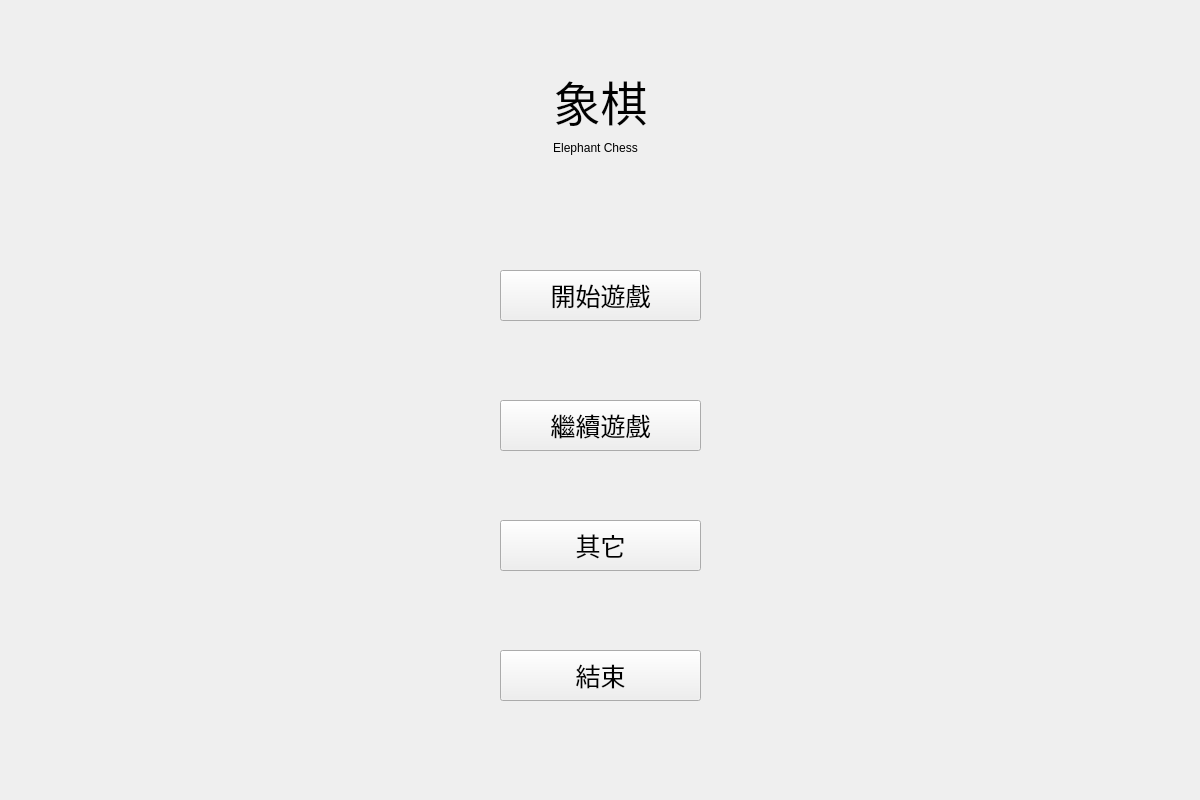
<?xml version="1.0" encoding="UTF-8"?>
<ui version="4.0">
 <class>Chinese_ChessClass</class>
 <widget class="QWidget" name="Chinese_ChessClass">
  <property name="geometry">
   <rect>
    <x>0</x>
    <y>0</y>
    <width>1200</width>
    <height>800</height>
   </rect>
  </property>
  <property name="windowTitle">
   <string>Chinese_Chess</string>
  </property>
  <widget class="QStackedWidget" name="stackedWidget">
   <property name="geometry">
    <rect>
     <x>0</x>
     <y>0</y>
     <width>1200</width>
     <height>800</height>
    </rect>
   </property>
   <property name="autoFillBackground">
    <bool>true</bool>
   </property>
   <property name="currentIndex">
    <number>0</number>
   </property>
   <widget class="QWidget" name="page_0">
    <property name="autoFillBackground">
     <bool>true</bool>
    </property>
    <widget class="QPushButton" name="pushButton_Start">
     <property name="geometry">
      <rect>
       <x>500</x>
       <y>270</y>
       <width>201</width>
       <height>51</height>
      </rect>
     </property>
     <property name="font">
      <font>
       <pointsize>19</pointsize>
      </font>
     </property>
     <property name="text">
      <string>開始遊戲</string>
     </property>
    </widget>
    <widget class="QPushButton" name="pushButton_Load">
     <property name="geometry">
      <rect>
       <x>500</x>
       <y>400</y>
       <width>201</width>
       <height>51</height>
      </rect>
     </property>
     <property name="font">
      <font>
       <pointsize>19</pointsize>
      </font>
     </property>
     <property name="text">
      <string>繼續遊戲</string>
     </property>
    </widget>
    <widget class="QPushButton" name="pushButton_Other">
     <property name="geometry">
      <rect>
       <x>500</x>
       <y>520</y>
       <width>201</width>
       <height>51</height>
      </rect>
     </property>
     <property name="font">
      <font>
       <pointsize>19</pointsize>
      </font>
     </property>
     <property name="text">
      <string>其它</string>
     </property>
    </widget>
    <widget class="QPushButton" name="pushButton_Exit">
     <property name="geometry">
      <rect>
       <x>500</x>
       <y>650</y>
       <width>201</width>
       <height>51</height>
      </rect>
     </property>
     <property name="font">
      <font>
       <pointsize>19</pointsize>
      </font>
     </property>
     <property name="text">
      <string>結束</string>
     </property>
    </widget>
    <widget class="QLabel" name="label">
     <property name="geometry">
      <rect>
       <x>410</x>
       <y>70</y>
       <width>381</width>
       <height>61</height>
      </rect>
     </property>
     <property name="font">
      <font>
       <pointsize>35</pointsize>
      </font>
     </property>
     <property name="text">
      <string>象棋</string>
     </property>
     <property name="alignment">
      <set>Qt::AlignCenter</set>
     </property>
    </widget>
    <widget class="QLabel" name="label_2">
     <property name="geometry">
      <rect>
       <x>520</x>
       <y>140</y>
       <width>151</width>
       <height>16</height>
      </rect>
     </property>
     <property name="text">
      <string>Elephant Chess</string>
     </property>
     <property name="alignment">
      <set>Qt::AlignCenter</set>
     </property>
    </widget>
   </widget>
   <widget class="QWidget" name="page_1">
    <property name="autoFillBackground">
     <bool>true</bool>
    </property>
    <widget class="QPushButton" name="pushButton_Back">
     <property name="geometry">
      <rect>
       <x>1050</x>
       <y>720</y>
       <width>111</width>
       <height>51</height>
      </rect>
     </property>
     <property name="font">
      <font>
       <pointsize>16</pointsize>
      </font>
     </property>
     <property name="text">
      <string>儲存並返回</string>
     </property>
    </widget>
    <widget class="QTextBrowser" name="textBrowser">
     <property name="geometry">
      <rect>
       <x>930</x>
       <y>140</y>
       <width>256</width>
       <height>41</height>
      </rect>
     </property>
     <property name="font">
      <font>
       <pointsize>15</pointsize>
      </font>
     </property>
    </widget>
    <widget class="QPushButton" name="pushButton_Surrender">
     <property name="geometry">
      <rect>
       <x>1050</x>
       <y>640</y>
       <width>111</width>
       <height>51</height>
      </rect>
     </property>
     <property name="font">
      <font>
       <pointsize>15</pointsize>
      </font>
     </property>
     <property name="text">
      <string>投降</string>
     </property>
    </widget>
    <widget class="QLabel" name="label_Turn">
     <property name="geometry">
      <rect>
       <x>950</x>
       <y>30</y>
       <width>211</width>
       <height>51</height>
      </rect>
     </property>
     <property name="font">
      <font>
       <pointsize>24</pointsize>
      </font>
     </property>
     <property name="text">
      <string>紅方回合</string>
     </property>
     <property name="alignment">
      <set>Qt::AlignCenter</set>
     </property>
    </widget>
    <widget class="QLabel" name="label_4">
     <property name="geometry">
      <rect>
       <x>990</x>
       <y>300</y>
       <width>161</width>
       <height>21</height>
      </rect>
     </property>
     <property name="font">
      <font>
       <pointsize>15</pointsize>
      </font>
     </property>
     <property name="text">
      <string>&lt;html&gt;&lt;head/&gt;&lt;body&gt;&lt;p&gt;剩餘時間 : &lt;/p&gt;&lt;/body&gt;&lt;/html&gt;</string>
     </property>
     <property name="alignment">
      <set>Qt::AlignCenter</set>
     </property>
    </widget>
    <widget class="QLabel" name="label_3">
     <property name="geometry">
      <rect>
       <x>990</x>
       <y>200</y>
       <width>161</width>
       <height>21</height>
      </rect>
     </property>
     <property name="font">
      <font>
       <pointsize>15</pointsize>
      </font>
     </property>
     <property name="text">
      <string>&lt;html&gt;&lt;head/&gt;&lt;body&gt;&lt;p&gt;總遊戲時間 :&lt;/p&gt;&lt;/body&gt;&lt;/html&gt;</string>
     </property>
     <property name="alignment">
      <set>Qt::AlignCenter</set>
     </property>
    </widget>
    <widget class="QLabel" name="label_GameTime">
     <property name="geometry">
      <rect>
       <x>990</x>
       <y>235</y>
       <width>151</width>
       <height>51</height>
      </rect>
     </property>
     <property name="font">
      <font>
       <pointsize>22</pointsize>
      </font>
     </property>
     <property name="text">
      <string>Test</string>
     </property>
     <property name="alignment">
      <set>Qt::AlignCenter</set>
     </property>
    </widget>
    <widget class="QLabel" name="label_RoundTime">
     <property name="geometry">
      <rect>
       <x>990</x>
       <y>340</y>
       <width>151</width>
       <height>51</height>
      </rect>
     </property>
     <property name="font">
      <font>
       <pointsize>22</pointsize>
      </font>
     </property>
     <property name="text">
      <string>Test</string>
     </property>
     <property name="alignment">
      <set>Qt::AlignCenter</set>
     </property>
    </widget>
   </widget>
  </widget>
 </widget>
 <layoutdefault spacing="6" margin="11"/>
 <resources>
  <include location="Chinese_Chess.qrc"/>
 </resources>
 <connections/>
</ui>
